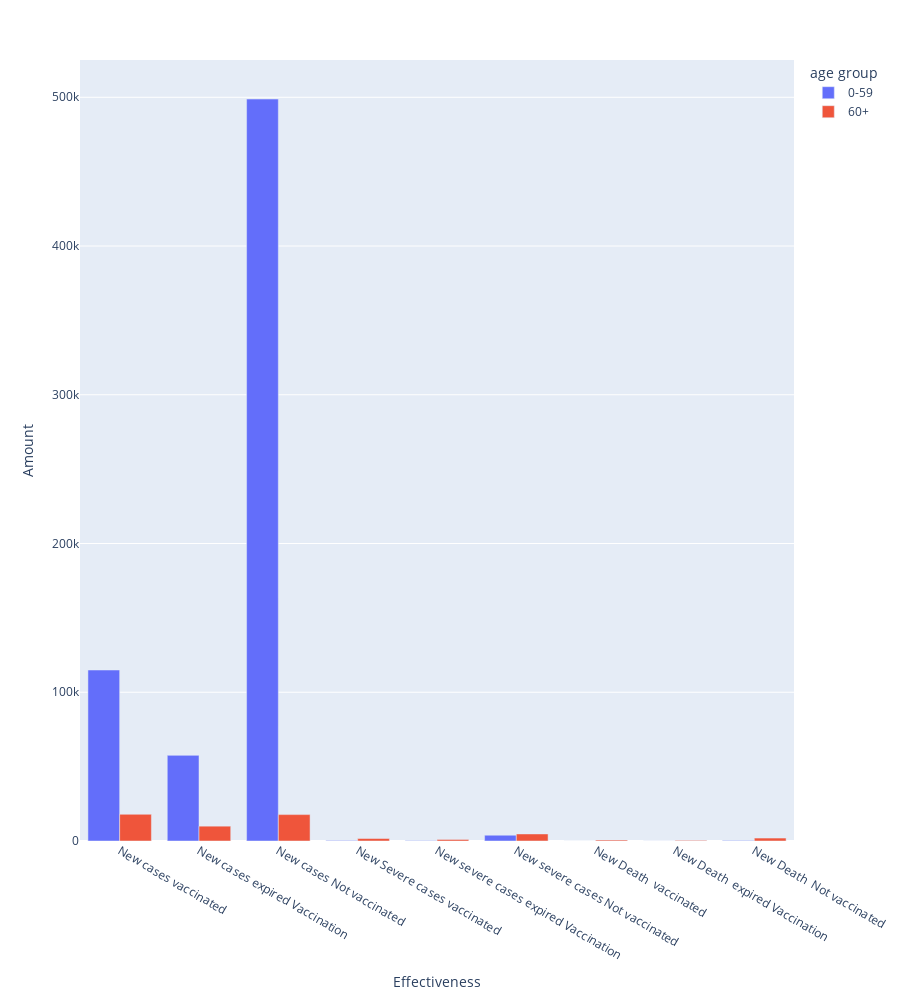

The cell this chart's notebook holds for it:
### Markdown cell above
Alright now lets put all our data together and get a good idea of the trend in all age groups

### Code cell
df_all = df[['age group', 'New cases vaccinated', 'New cases expired Vaccination  ', 'New cases Not vaccinated', 'New Severe cases vaccinated', 'New severe cases expired Vaccination', 'New severe cases Not vaccinated', 'New Death  vaccinated', 'New Death  expired Vaccination  ', 'New Death  Not vaccinated'  ]]
df_all = df_all[df_all['age group'] != 'All population'].groupby('age group').sum().reset_index()
df_all = df_all.melt(var_name = 'Effectiveness', value_name = 'Amount', id_vars = 'age group')
px.bar(data_frame = df_all, x = 'Effectiveness', y = 'Amount', color = 'age group', barmode = 'group', height = 1000)

### Figure 1 — Plotly figure (JSON) as saved in the notebook; plotly's stock layout.template omitted (floating-point values rounded to 4 significant figures)
{"data": [{"alignmentgroup": "True", "hovertemplate": "age group=0-59<br>Effectiveness=%{x}<br>Amount=%{y}<extra></extra>", "legendgroup": "0-59", "marker": {"color": "#636efa", "pattern": {"shape": ""}}, "name": "0-59", "offsetgroup": "0-59", "orientation": "v", "showlegend": true, "textposition": "auto", "type": "bar", "x": ["New cases vaccinated", "New cases expired Vaccination  ", "New cases Not vaccinated", "New Severe cases vaccinated", "New severe cases expired Vaccination", "New severe cases Not vaccinated", "New Death  vaccinated", "New Death  expired Vaccination  ", "New Death  Not vaccinated"], "xaxis": "x", "y": [114955, 57577, 498814, 277, 250, 3900, 22, 28, 351], "yaxis": "y"}, {"alignmentgroup": "True", "hovertemplate": "age group=60+<br>Effectiveness=%{x}<br>Amount=%{y}<extra></extra>", "legendgroup": "60+", "marker": {"color": "#EF553B", "pattern": {"shape": ""}}, "name": "60+", "offsetgroup": "60+", "orientation": "v", "showlegend": true, "textposition": "auto", "type": "bar", "x": ["New cases vaccinated", "New cases expired Vaccination  ", "New cases Not vaccinated", "New Severe cases vaccinated", "New severe cases expired Vaccination", "New severe cases Not vaccinated", "New Death  vaccinated", "New Death  expired Vaccination  ", "New Death  Not vaccinated"], "xaxis": "x", "y": [17960, 9973, 17747, 1664, 1035, 4752, 616, 411, 1946], "yaxis": "y"}], "layout": {"barmode": "group", "height": 1000, "legend": {"title": {"text": "age group"}, "tracegroupgap": 0}, "margin": {"t": 60}, "xaxis": {"anchor": "y", "domain": [0, 1], "title": {"text": "Effectiveness"}}, "yaxis": {"anchor": "x", "domain": [0, 1], "title": {"text": "Amount"}}}}
